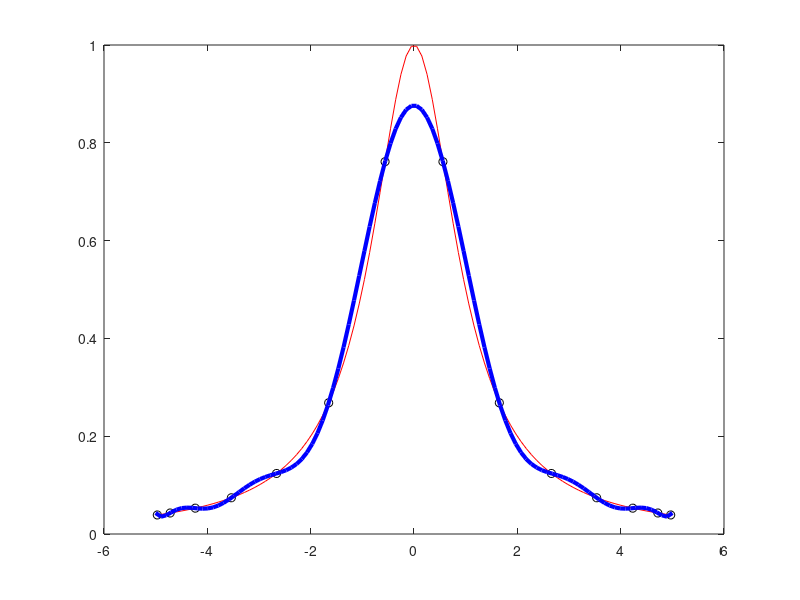

Write the MATLAB code that produced this figure.
clc
clear all

a = -5;
b = 5;

f = @(x)1./(1.+x.^2);

% Grado del polinomio. I nodi da usare saranno n+1
for n=5:4:13
    % Dati d'interpolazione
    % Versione con nodi equispaziati
    %x = linspace(a, b, n+1);
    %y = f(x);
    
    % Versione con nodi di Chebyshev
    i = linspace(1, n+1, n+1);
    t = -cos(((2.*i-1).*pi)./(2.*(n+1)));
    x = (b-a)/2.*t+(b+a)/2;
    y = f(x);
    c = polyfit(x, y, n);

    % Verifica dei dati
    z = linspace(a, b);
    p = polyval(c, z);
    fz = f(z);

    plot(x, y, 'ko', z, fz,'r', z, p, 'b', 'LineWidth', 3)
    err_max = max(abs(fz - p));
    fprintf("%f\n", err_max);
    pause
end
